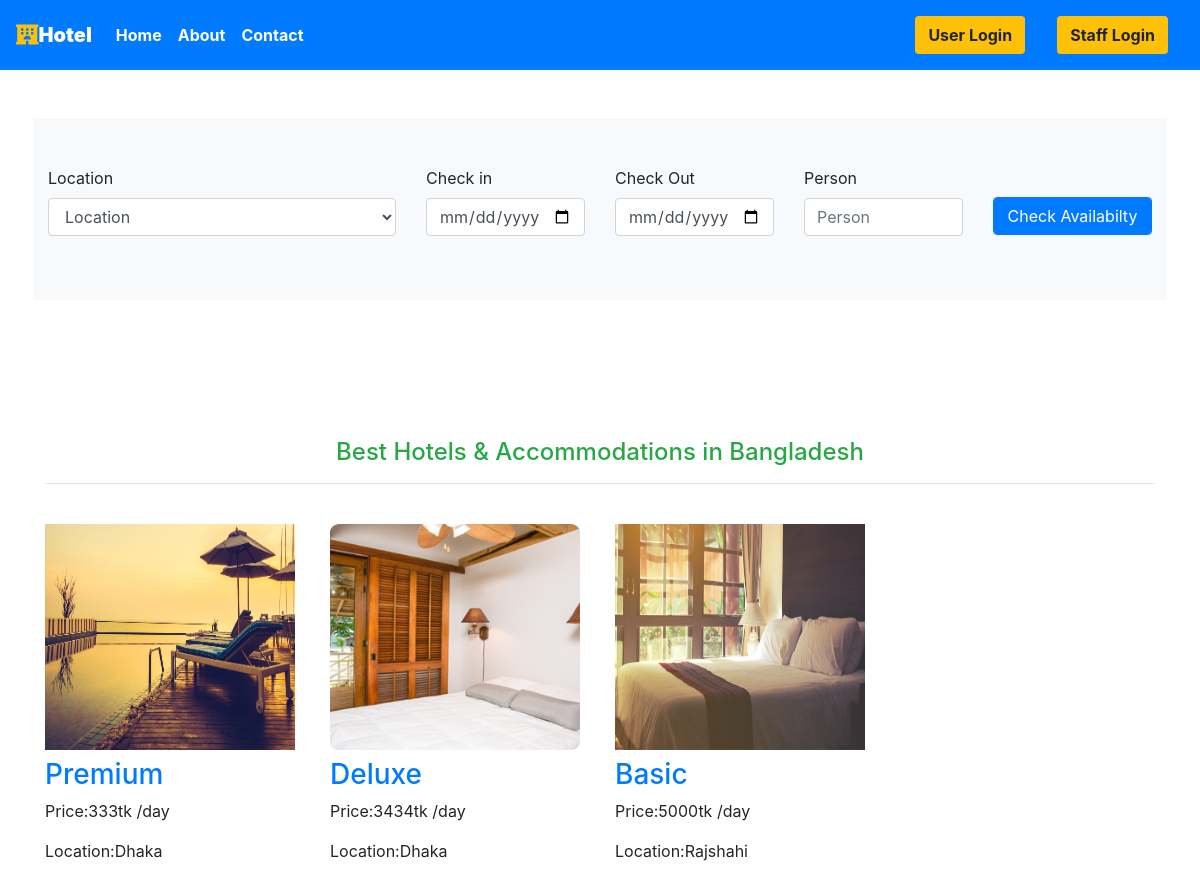
The page / on the database its author committed.
### main/models.py (models this page shows, shortened)
class Room(models.Model):
    ROOM_STATUS = (
    ("1", "available"),
    ("2", "not available"),
    )
    ROOM_TYPE = (
    ("1", "Premium"),
    ("2", "Deluxe"),
    ("3","Basic"),
    )
    id = models.AutoField(primary_key=True)
    room_type = models.CharField(max_length=50,choices = ROOM_TYPE)
    capacity = models.IntegerField()
    price = models.IntegerField()
    size = models.IntegerField()
    hotel = models.ForeignKey(Hotel, on_delete = models.CASCADE)
    status = models.CharField(choices =ROOM_STATUS,max_length = 15)
    roomnumber = models.IntegerField()
    photo=models.ImageField(upload_to='room/', null=True, blank=True)
    Services=models.CharField(max_length=30,null=True)

class Hotel(models.Model):
    id = models.AutoField(primary_key=True)
    name = models.CharField(max_length=30,null=True)
    owner = models.ForeignKey(CustomUser, blank=True, null=True, on_delete=models.CASCADE)
    location = models.CharField(max_length=50)
    state = models.CharField(max_length=50,null=True)
    country = models.CharField(max_length=50,null=True)
    photo=models.ImageField(upload_to='hotel/', null=True, blank=True)

### main/views.py (the view)
# urls.py: path('', include("main.urls"),name="homepage"),
def homepage(request):
    all_location = Hotel.objects.values_list('location','id').distinct().order_by()
    sroom = Room.objects.all()
    if request.method =="POST":
        try:
            hotel = Hotel.objects.all().get(id=int(request.POST['search_location']))
            rr = []
            for each_reservation in Reservation.objects.all():
                if str(each_reservation.check_in) < str(request.POST['cin']) and str(each_reservation.check_out) < str(request.POST['cout']):
                    pass
                elif str(each_reservation.check_in) > str(request.POST['cin']) and str(each_reservation.check_out) > str(request.POST['cout']):
                    pass
                else:
                    rr.append(each_reservation.room.id)
            room = Room.objects.all().filter(hotel=hotel,capacity__gte = int(request.POST['capacity'])).exclude(id__in=rr)
            if len(room) == 0:
                messages.warning(request,"Sorry No Rooms Are Available on this time period")
            check_in = request.POST['cin']
            check_out = request.POST['cout']
            data = {'rooms':room,'srooms':sroom,'all_location':all_location,"cin":check_in, "cout":check_out, 'flag':True}
            response = render(request,'index.html',data)
        except Exception as e:
            messages.error(request,e)
            response = render(request,'index.html',{'srooms':sroom,'all_location':all_location})
    else:
        data = {'srooms':sroom, 'all_location':all_location}
        response = render(request,'index.html',data)
    return HttpResponse(response)

### main/templatetags/app_tags.py (called while the page is built)
@register.filter(name='has_group')
def has_group(user, group_name):
    group = Group.objects.get(name=group_name)
    return True if group in user.groups.all() else False

@register.simple_tag(name="todays_date")
def get_current_date():
    now = date.today().isoformat()
    return now

@register.simple_tag(name="tommorow")
def get_current_date():
    max = (date.today()+timedelta(days=1)).isoformat()
    return max

### templates/index.html (shortened to what this page needs)
{% extends 'basic.html' %}
{% block body %}
<section>
  <div class="container-fluid py-5 px-5">
    <form action="" method="POST">
      <div class="row justify-content-center py-5 bg-light">
        <div class="col-lg-4">
          <label for="">Location</label>
          <select class="form-control" name="search_location" id="roomstatus">
            <option>Location</option>
          </select>
        </div>
        {% load app_tags %}
        <div class="col-lg-2">
          <label for="">Check in</label>
          <input
            class="form-control mr-sm-2"
            type="date"
            placeholder="Check in"
            name="cin"
            min="{%todays_date%}"
            max="{%"
            max_date
            %}
            aria-label="Search"
            required="True"
          />
        </div>
        <div class="col-lg-2">
          <label for="">Check Out</label>
          <input
            class="form-control mr-sm-2"
            type="date"
            placeholder="Check out"
            name="cout"
            min="{%tommorow%}"
            max="{%"
            max_date%}
            aria-label="Search"
            required="True"
          />
        </div>
        <div class="col-lg-2">
          <label for="">Person</label>
          <input
            class="form-control mr-sm-2"
            type="number"
            placeholder="Person"
            name="capacity"
            aria-label="Search"
            required="True"
          />
        </div>
        <div class="col-lg-2">
          <input
            type="submit"
            value="Check Availabilty"
            class="form-control mr-sm-2 btn btn-primary my-4"
            style="position: relative; top: 7px"
          />
        </div>
      </div>
    </form>
  </div>
</section>
<div class="container">
  <h4 style="text-align: center; color: #28a745!important;  margin-top: 90px;">Best Hotels & Accommodations in Bangladesh</h4>
  <hr>
  <div class="row">
    {% for r in srooms %}
    <div class="col-lg-3 col-md-4 col-sm-6">
      <h1><img style=" height: 250px;  width: 250px;"
        src="{{r.photo.url}}"
        alt="" width="250px"
        class="img-fluid pt-4"
      /></h1>
      <h3><a style="text-decoration: none;" href="/{{r.id}}">{{ r.get_room_type_display }}</a></h3>
      <p>Price:{{ r.price }}tk /day</p>
      <p>Location:{{ r.hotel.location }}</p>
    </div>
    {% endfor %}
  </div>
</div>
{% endblock body %}

### templates/basic.html (style rules this page uses)
a { text-decoration: none; }

### rows shown on the page
Room: photo (picture), room_type "Premium", price "333", hotel.location "Dhaka"
Room: photo (picture), room_type "Deluxe", price "3434", hotel.location "Dhaka"
Room: photo (picture), room_type "Basic", price "5000", hotel.location "Rajshahi"
